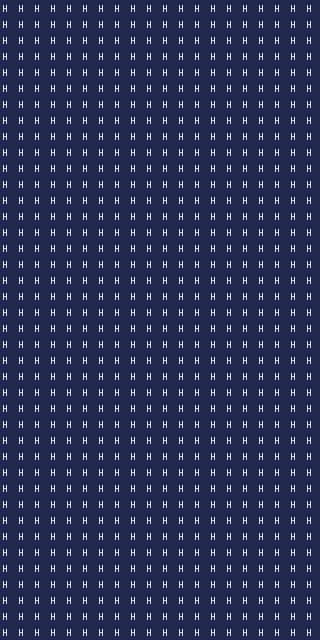

This is a level from a 2D game, rendered from its Tiled map with the project's own tilesets. A one-line summary and the complete map file follow:
An orthogonal 20x40 tile map with 16x16 px tiles, 1 tile layer (prototype).

<map version="1.10" tiledversion="1.10.2" orientation="orthogonal" renderorder="right-down" width="20" height="40" tilewidth="16" tileheight="16" infinite="0" nextlayerid="9" nextobjectid="1">
 <tileset firstgid="1" source="FrostChill_tsx.tsx" />
 <layer id="1" name="prototype" width="20" height="40">
  <data encoding="csv">
97,97,97,97,97,97,97,97,97,97,97,97,97,97,97,97,97,97,97,97,
97,97,97,97,97,97,97,97,97,97,97,97,97,97,97,97,97,97,97,97,
97,97,97,97,97,97,97,97,97,97,97,97,97,97,97,97,97,97,97,97,
97,97,97,97,97,97,97,97,97,97,97,97,97,97,97,97,97,97,97,97,
97,97,97,97,97,97,97,97,97,97,97,97,97,97,97,97,97,97,97,97,
97,97,97,97,97,97,97,97,97,97,97,97,97,97,97,97,97,97,97,97,
97,97,97,97,97,97,97,97,97,97,97,97,97,97,97,97,97,97,97,97,
97,97,97,97,97,97,97,97,97,97,97,97,97,97,97,97,97,97,97,97,
97,97,97,97,97,97,97,97,97,97,97,97,97,97,97,97,97,97,97,97,
97,97,97,97,97,97,97,97,97,97,97,97,97,97,97,97,97,97,97,97,
97,97,97,97,97,97,97,97,97,97,97,97,97,97,97,97,97,97,97,97,
97,97,97,97,97,97,97,97,97,97,97,97,97,97,97,97,97,97,97,97,
97,97,97,97,97,97,97,97,97,97,97,97,97,97,97,97,97,97,97,97,
97,97,97,97,97,97,97,97,97,97,97,97,97,97,97,97,97,97,97,97,
97,97,97,97,97,97,97,97,97,97,97,97,97,97,97,97,97,97,97,97,
97,97,97,97,97,97,97,97,97,97,97,97,97,97,97,97,97,97,97,97,
97,97,97,97,97,97,97,97,97,97,97,97,97,97,97,97,97,97,97,97,
97,97,97,97,97,97,97,97,97,97,97,97,97,97,97,97,97,97,97,97,
97,97,97,97,97,97,97,97,97,97,97,97,97,97,97,97,97,97,97,97,
97,97,97,97,97,97,97,97,97,97,97,97,97,97,97,97,97,97,97,97,
97,97,97,97,97,97,97,97,97,97,97,97,97,97,97,97,97,97,97,97,
97,97,97,97,97,97,97,97,97,97,97,97,97,97,97,97,97,97,97,97,
97,97,97,97,97,97,97,97,97,97,97,97,97,97,97,97,97,97,97,97,
97,97,97,97,97,97,97,97,97,97,97,97,97,97,97,97,97,97,97,97,
97,97,97,97,97,97,97,97,97,97,97,97,97,97,97,97,97,97,97,97,
97,97,97,97,97,97,97,97,97,97,97,97,97,97,97,97,97,97,97,97,
97,97,97,97,97,97,97,97,97,97,97,97,97,97,97,97,97,97,97,97,
97,97,97,97,97,97,97,97,97,97,97,97,97,97,97,97,97,97,97,97,
97,97,97,97,97,97,97,97,97,97,97,97,97,97,97,97,97,97,97,97,
97,97,97,97,97,97,97,97,97,97,97,97,97,97,97,97,97,97,97,97,
97,97,97,97,97,97,97,97,97,97,97,97,97,97,97,97,97,97,97,97,
97,97,97,97,97,97,97,97,97,97,97,97,97,97,97,97,97,97,97,97,
97,97,97,97,97,97,97,97,97,97,97,97,97,97,97,97,97,97,97,97,
97,97,97,97,97,97,97,97,97,97,97,97,97,97,97,97,97,97,97,97,
97,97,97,97,97,97,97,97,97,97,97,97,97,97,97,97,97,97,97,97,
97,97,97,97,97,97,97,97,97,97,97,97,97,97,97,97,97,97,97,97,
97,97,97,97,97,97,97,97,97,97,97,97,97,97,97,97,97,97,97,97,
97,97,97,97,97,97,97,97,97,97,97,97,97,97,97,97,97,97,97,97,
97,97,97,97,97,97,97,97,97,97,97,97,97,97,97,97,97,97,97,97,
97,97,97,97,97,97,97,97,97,97,97,97,97,97,97,97,97,97,97,97
</data>
 </layer>
</map>
